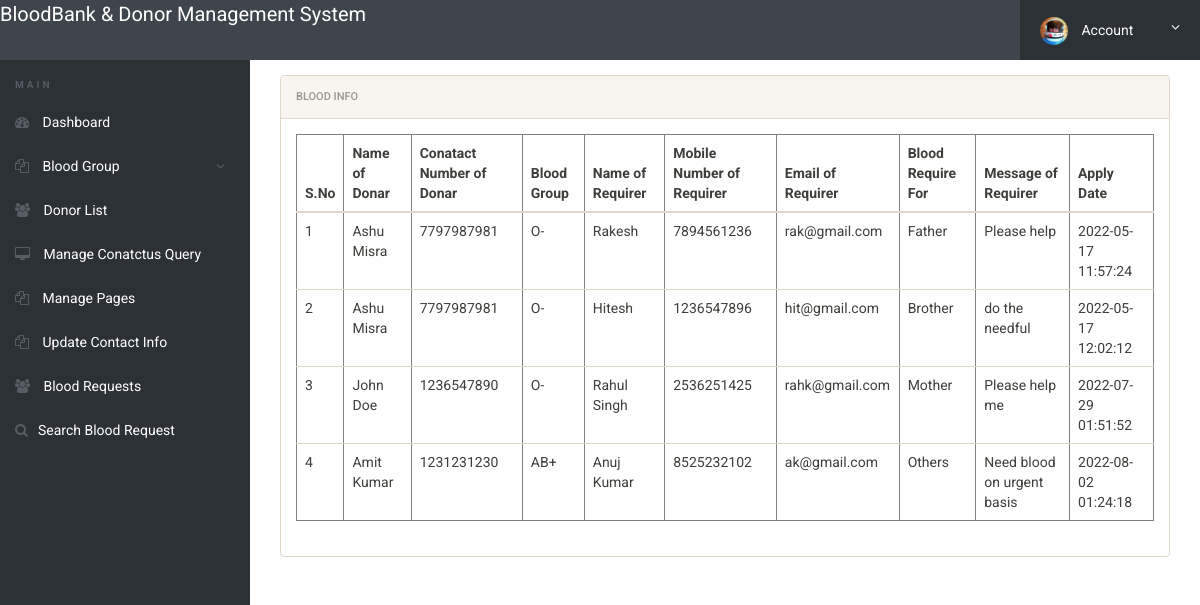
Before: /admin/blood-requests.php (signed in) with the older database file.
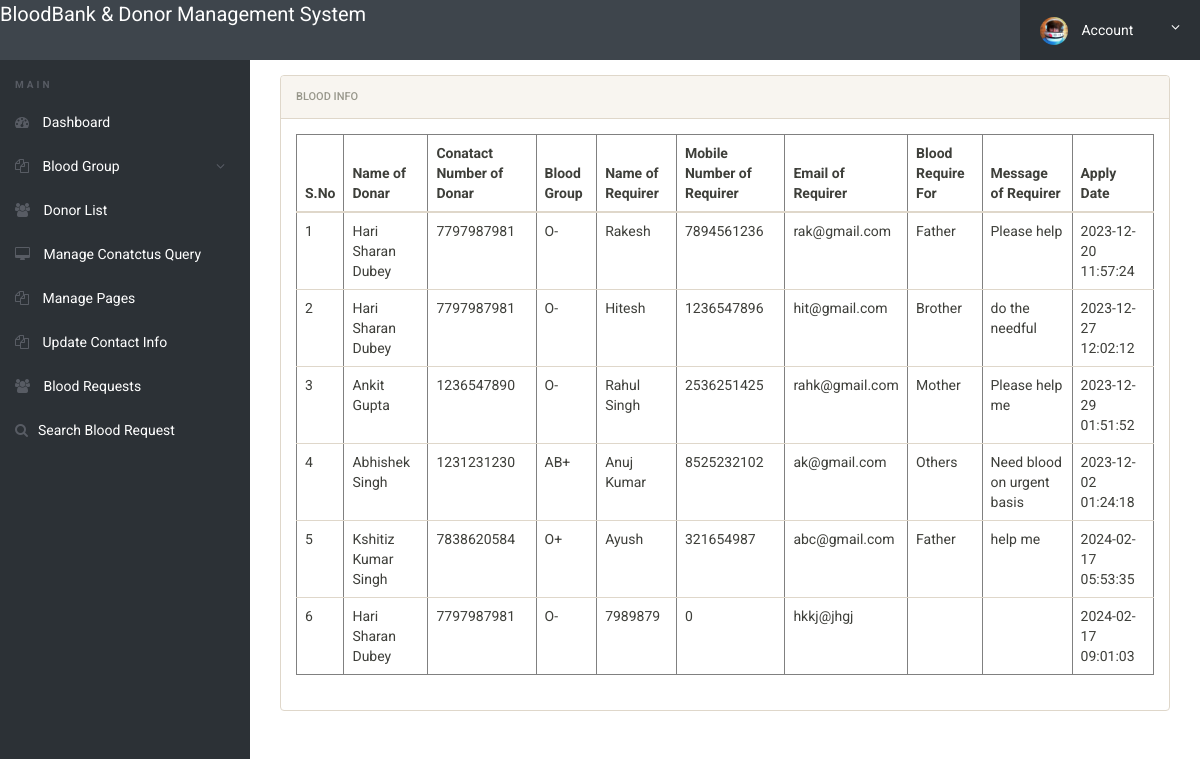
After: the same page with the newer database file.
### tables this page shows
CREATE TABLE `tblbloodrequirer` (
  `ID` int(10) NOT NULL,
  `BloodDonarID` int(10) DEFAULT NULL,
  `name` varchar(250) DEFAULT NULL,
  `EmailId` varchar(250) DEFAULT NULL,
  `ContactNumber` bigint(10) DEFAULT NULL,
  `BloodRequirefor` varchar(250) DEFAULT NULL,
  `Message` mediumtext DEFAULT NULL,
  `ApplyDate` timestamp NULL DEFAULT current_timestamp()
);

CREATE TABLE `tblblooddonars` (
  `id` int(11) NOT NULL,
  `FullName` varchar(100) DEFAULT NULL,
  `MobileNumber` char(11) DEFAULT NULL,
  `EmailId` varchar(100) DEFAULT NULL,
  `Gender` varchar(20) DEFAULT NULL,
  `Age` int(11) DEFAULT NULL,
  `BloodGroup` varchar(20) DEFAULT NULL,
  `Address` varchar(255) DEFAULT NULL,
  `Message` mediumtext DEFAULT NULL,
  `PostingDate` timestamp NOT NULL DEFAULT current_timestamp(),
  `status` int(1) DEFAULT NULL,
  `Password` varchar(250) DEFAULT NULL
);

### admin/blood-requests.php (the view, shortened to what this page needs)
<?php
include('includes/config.php');
if(strlen($_SESSION['alogin'])==0)
	{
header('location:index.php');
}
else{
 ?>
<!doctype html>
<html lang="en" class="no-js">
<head>
	<link rel="stylesheet" href="css/font-awesome.min.css">
	<link rel="stylesheet" href="css/bootstrap.min.css">
	<link rel="stylesheet" href="css/dataTables.bootstrap.min.css">
	<link rel="stylesheet" href="css/bootstrap-social.css">
	<link rel="stylesheet" href="css/bootstrap-select.css">
	<link rel="stylesheet" href="css/fileinput.min.css">
	<link rel="stylesheet" href="css/awesome-bootstrap-checkbox.css">
	<link rel="stylesheet" href="css/style.css">
</head>
<body>
	<?php include('includes/header.php');?>
	<div class="ts-main-content">
		<?php include('includes/leftbar.php');?>
		<div class="content-wrapper">
			<div class="container-fluid">
					<div class="col-md-12">
						<div class="panel panel-default">
							<div class="panel-heading">Blood Info</div>
							<div class="panel-body">
								<table border="1" class="table table-responsive">
                                    <thead>
                                         <tr>
                                         	<th>S.No</th>
                                          <th>Name of Donar</th>
                                          <th>Conatact Number of Donar</th>
                                          <th>Blood Group</th>
                                            <th>Name of Requirer</th>
                                            <th>Mobile Number of Requirer</th>
                                            <th>Email of Requirer</th>
                                            <th>Blood Require For</th>
                                            <th>Message of Requirer</th>
                                            <th>Apply Date</th>
                                        </tr>
                                    </thead>
                                    <tbody>
                                        <tr><?php
$sql="SELECT tblbloodrequirer.BloodDonarID,tblbloodrequirer.name,tblbloodrequirer.EmailId,tblbloodrequirer.ContactNumber,tblbloodrequirer.BloodRequirefor,tblbloodrequirer.Message,tblbloodrequirer.ApplyDate,tblblooddonars.id as donid,tblblooddonars.FullName,tblblooddonars.MobileNumber,tblblooddonars.BloodGroup  from  tblbloodrequirer join tblblooddonars on tblblooddonars.id=tblbloodrequirer.BloodDonarID where tblblooddonars.FullName like '%$sdata%' || tblblooddonars.MobileNumber like '%$sdata%'";
$query = $dbh -> prepare($sql);
$query->execute();
$results=$query->fetchAll(PDO::FETCH_OBJ);
$cnt=1;
if($query->rowCount() > 0)
{
foreach($results as $row)
{               ?>
                                            <td><?php echo htmlentities($cnt);?></td>
                                            <td><?php  echo htmlentities($row->FullName);?></td>
                                            <td><?php  echo htmlentities($row->MobileNumber);?></td>
                                            <td><?php  echo htmlentities($row->BloodGroup);?></td>
                                        <td><?php  echo htmlentities($row->name);?></td>
                                             <td><?php  echo htmlentities($row->ContactNumber);?></td>
                                             <td><?php  echo htmlentities($row->EmailId);?></td>
                                          <td><?php  echo htmlentities($row->BloodRequirefor);?></td>
                 <td><?php  echo htmlentities($row->Message);?>
                  </td>
                                            <td>
                                              <?php  echo htmlentities($row->ApplyDate);?>
                                            </td>
                                        </tr>
                                    <?php $cnt=$cnt+1;}} else {?>
                                        <tr>
                                            <th colspan="8" style="color:red;"> No Record found</th>
                                        </tr>
                                    <?php } ?>
                                    </tbody>
                                </table>
							</div>
						</div>
					</div>
				</div>
			</div>
		</div>
</body>
</html>
<?php } ?>

Changed rows visible on the page:
changed tblbloodrequirer "Rakesh": BloodDonarID.FullName "Ashu Misra" → "Hari Sharan Dubey"; ApplyDate "2022-05-17 11:57:24" → "2023-12-20 11:57:24"
changed tblbloodrequirer "Hitesh": BloodDonarID.FullName "Ashu Misra" → "Hari Sharan Dubey"; ApplyDate "2022-05-17 12:02:12" → "2023-12-27 12:02:12"
changed tblbloodrequirer "Rahul Singh": BloodDonarID.FullName "John Doe" → "Ankit Gupta"; ApplyDate "2022-07-29 01:51:52" → "2023-12-29 01:51:52"
changed tblbloodrequirer "Anuj Kumar": BloodDonarID.FullName "Amit Kumar" → "Abhishek Singh"; ApplyDate "2022-08-02 01:24:18" → "2023-12-02 01:24:18"
added tblbloodrequirer: BloodDonarID.FullName "Kshitiz Kumar Singh", BloodDonarID.MobileNumber "7838620584", BloodDonarID.BloodGroup "O+", name "Ayush", ContactNumber "321654987", EmailId "abc@gmail.com", BloodRequirefor "Father", Message "help me", ApplyDate "2024-02-17 05:53:35"
added tblbloodrequirer: BloodDonarID.FullName "Hari Sharan Dubey", BloodDonarID.MobileNumber "7797987981", BloodDonarID.BloodGroup "O-", name "7989879", ContactNumber "0", EmailId "hkkj@jhgj", ApplyDate "2024-02-17 09:01:03"
